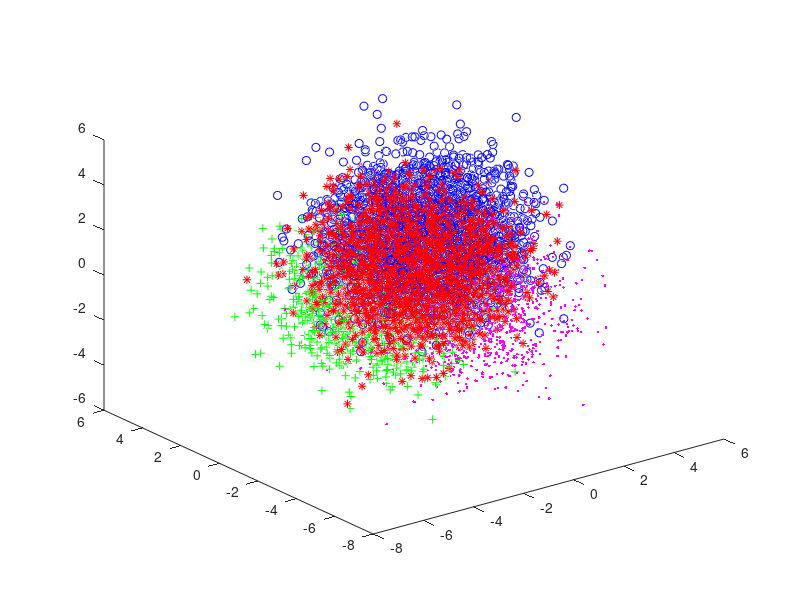

MATLAB code to generate this figure:
clear all;

% utilize corners of a tetrahedron for our gaussian (so they are all
% equidistant)


m1  = [1; 1; 1];

m2  = [-1; -1; 1];

m31 = [-1; 1; -1];

m32 = [1; -1; -1];

samples = 10000;

u = rand(1, samples);
distr1 = length(find(u<=0.3));
distr2 = length(find(u<=0.6))-distr1;
distr3 = length(find(u < 0.8))-distr2-distr1;
distr4 = length(u)-distr3-distr2-distr1;


var_desired = (norm(m1-m2)/2)^2;



covall = [var_desired 0 0; 0 var_desired 0; 0 0 var_desired];

data1 = mvnrnd(m1, covall, distr1);
data2 = mvnrnd(m2, covall, distr2);
data3 = mvnrnd(m31, covall, distr3);
data4 = mvnrnd(m32, covall, distr4);

disp([distr1 distr2 distr3 distr4]);

figure;
grid on;

plot3(data1(:, 1),data1(:, 2),data1(:, 3), 'bo'); hold on;
plot3(data2(:, 1),data2(:, 2),data2(:, 3), 'r*'); hold on;
plot3(data3(:, 1),data3(:, 2),data3(:, 3), 'g+'); hold on;
plot3(data4(:, 1),data4(:, 2),data4(:, 3), 'm.'); hold on;

x = cat(1,cat(1, cat(1, data1, data2), data3), data4).';
y = cat(1,cat(1, cat(1, ones([distr1, 1]), 2*ones([distr2,1])), 3*ones([distr3, 1])), 3*ones([distr4, 1])).';

%save('q2data.mat', 'x','y', 'm1', 'm2', 'm31', 'm32', 'covall');
%save('q2pdf.mat', 'm1', 'm2', 'm31', 'm32', 'covall');